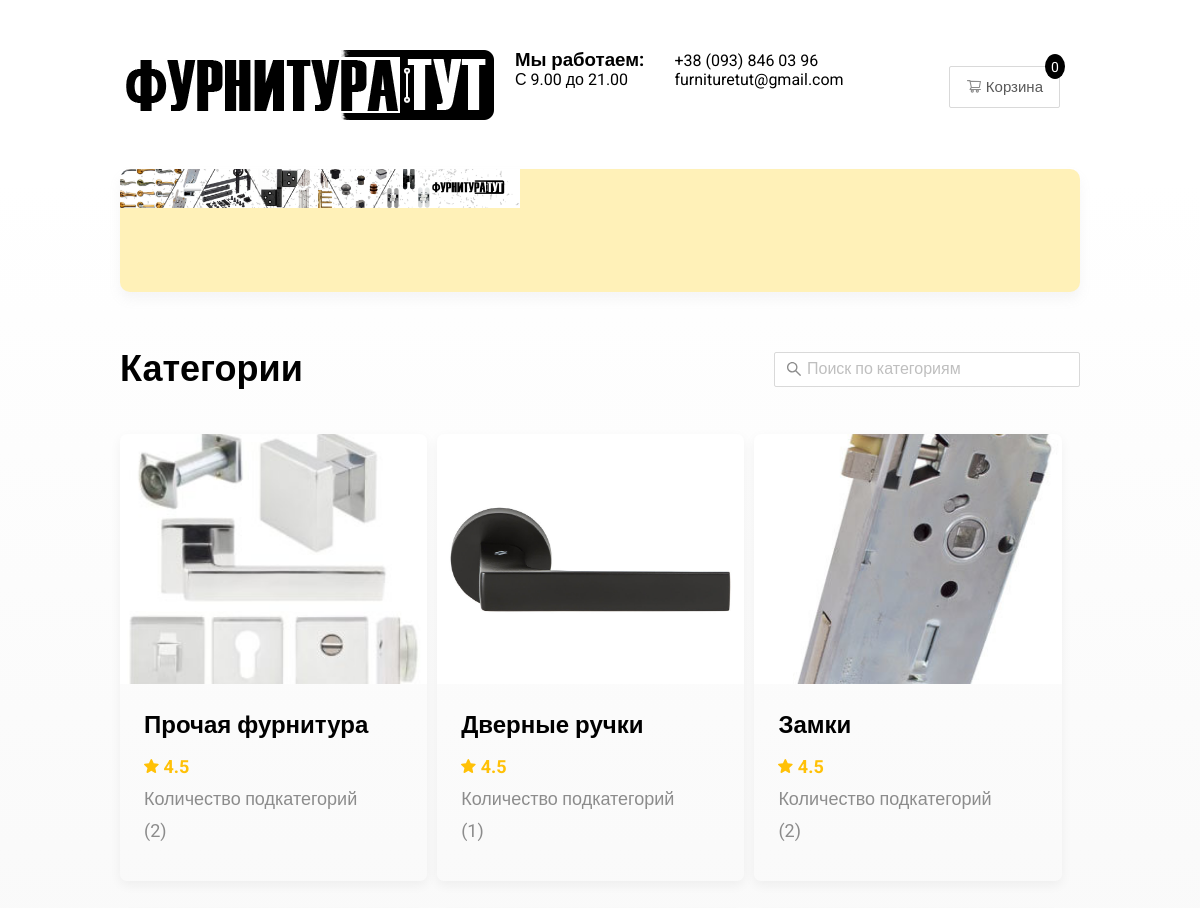
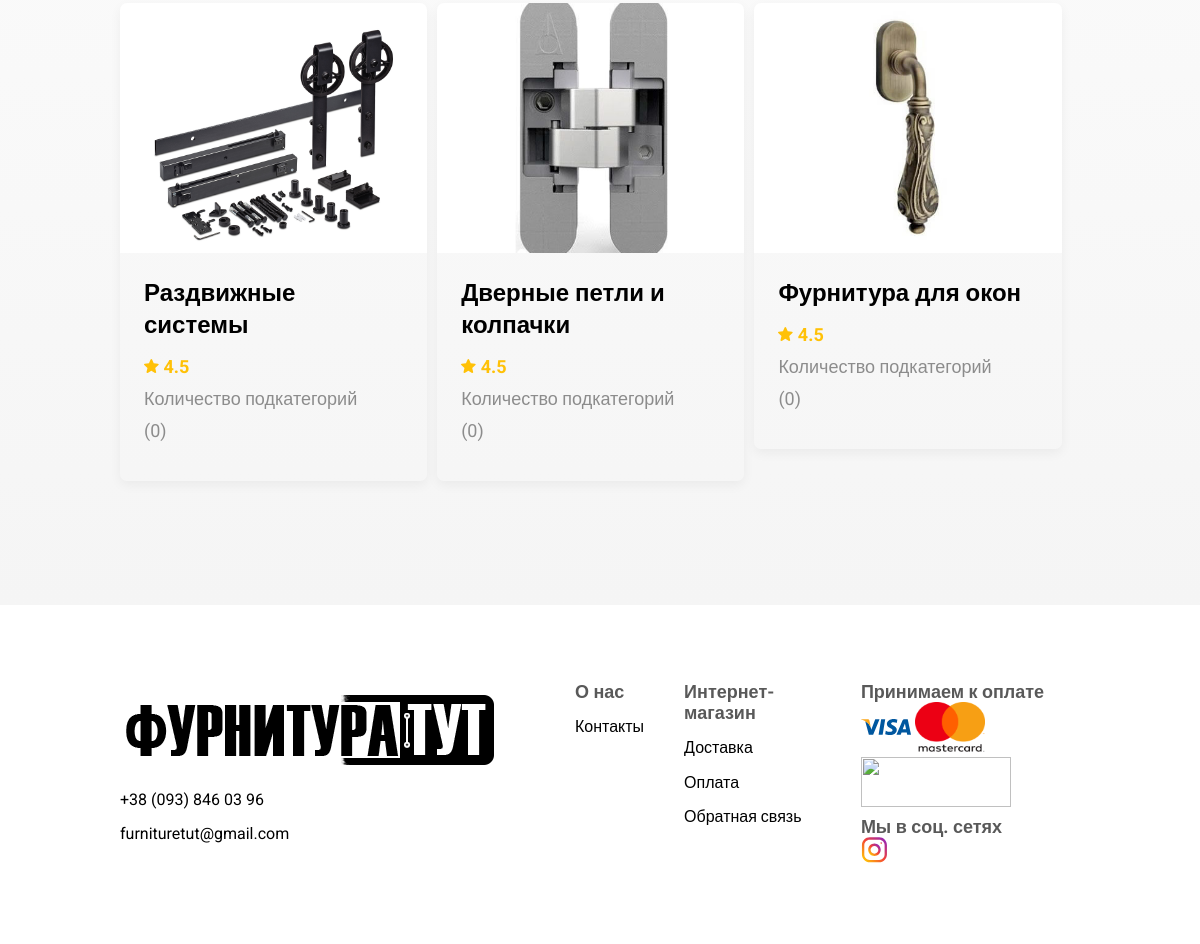
The page / on the database its author committed (2 pictures, top to bottom).
### store/models.py (models this page shows, shortened)
class Category(models.Model):
    name = models.CharField(max_length=255)
    image = models.ImageField(null=True, blank=True)
    subcategory = models.ManyToManyField(MinCategory)

### store/views.py (the view)
# urls.py: path('', category, name='store'),
def category(request):
    data = cartData(request)
    cartItems = data['cartItems']
    order = data['order']
    items = data['items']
    categories = Category.objects.all()
    context = {
        'categories': categories,
        'items': items,
        'order': order,
        'cartItems': cartItems,
    }
    return render(request, 'store/category.html', context)

### store/utils.py (called while the page is built, shortened)
def cookieCart(request):
    try:
        cart = json.loads(request.COOKIES['cart'])
    except:
        cart = {}
    items = []
    order = {'get_cart_total': 0, 'get_cart_items': 0, 'shipping': False}
    cartItems = order['get_cart_items']
    return {'cartItems': cartItems, 'order': order, 'items': items}

def cartData(request):
    if request.user.is_authenticated:
        customer = request.user.customer
        order, created = Order.objects.get_or_create(customer=customer, complete=False)
        items = order.orderitem_set.all()
        cartItems = order.get_cart_items
    else:
        cookieData = cookieCart(request)
        cartItems = cookieData['cartItems']
        order = cookieData['order']
        items = cookieData['items']
    return {'cartItems': cartItems, 'order': order, 'items': items}

### store/templates/store/category.html (shortened to what this page needs)
{% extends 'store/store.html' %}
{% load static %}
{% block content %}
<main class="main">
    <section class="promo">
        <div class="container">
            <div class="promo__wrapper">
            </div>
        </div>
    </section>
    <section class="restaurants">
        <div class="container">
            <div class="restaurants__inner">
                <h1 class="restaurants__title">Категории</h1>
                <form action="{% url 'searchCategory' %}" method="POST" class="restaurants__form">
                    <input type="search" class="restaurants__form-input" placeholder="Поиск по категориям" name="search_form">
                </form>
            </div>
            <div class="cards">
                {% for category in categories %}
                <div style="margin-right: 10px;" class="cards__item" data-wow-delay='0.2s'>
                    <div class="cards__item-img">
                      <a href="{% url 'subcategory' category.id %}">
                          {% if category.image %}
                            <img src="{{ category.image.url }}" alt="Pizza +">
                          {% endif %}
                      </a>
                    </div>
                    <div class="cards__item-wrapper">
                        <div class="cards__item-header">
                            <div class="item__header-name">
                                <a href="{% url 'subcategory' category.id %}" class="item__header-link">{{ category.name }}</a>
                            </div>
                        </div>
                        <div class="cards__item-info">
                            <div class="item__info-rating">
                                <img src="{% static 'image/star.svg' %}" alt="star">
                                4.5
                            </div>
                                <div class="item__info-price">Количество подкатегорий ({{category.subcategory.count}})</div>
                        </div>
                    </div>
                </div>
                {% endfor %}
            </div>
        </div>
    </section>
</main>
{% endblock content %}

### store/templates/store/store.html (shortened to what this page needs)
<!DOCTYPE html>
{% load static %}
<html lang="en">
<head>
    <link rel="stylesheet" href="{% static 'css/style.css' %}">
    <link rel="stylesheet" href="{% static 'css/media.css' %}">
    <link rel="stylesheet" href="{% static 'css/animate.css' %}">
    <link rel="stylesheet" href="{% static 'css/normalize.css' %}">
</head>
<body id="body">
    {% include 'store/include/header.html' %}
    {% block content %}
    {% endblock content %}
    {% include 'store/include/footer.html' %}
</body>
</html>

### store/templates/store/include/header.html
{% load static %}
<header class="header">
    <div class="container">
        <div class="header__inner">
            <div class="header__logo">
                <a href="{% url 'store' %}">
                <img src="{% static 'image/logo.png' %}" alt="Logo">
                </a>
                <div style="margin-left: 15px;" class="header__logo__under">
                    <h3>Мы работаем:</h3>
                    <p>С 9.00 до 21.00</p>
                </div>
                <div style="margin-left: 30px" class="header__logo__under__left">
                    <p style="padding: 0; margin: 0; margin-top: 5%;" id="telephone">+38 (093) 846 03 96</p>
                    <p style="padding: 0; margin: 0;" id="telephone">furnituretut@gmail.com</p>
                </div>
            </div>
            <div class="header__user">
                <button type="button" id="cart-button" class="button button--cart">Корзина</button>
                <p style="display: flex; justify-content: center; align-items: center;
                position: relative;z-index: 1; right: 15px; top: -20px;" id="cart-total">{{ cartItems }}</p>
            </div>
        </div>
    </div>
</header>

### store/templates/store/include/footer.html
{% load static %}
<footer class="footer">
    <div class="container">
      <div class="footer__inner">
            <div class="footer__left-side">
                <div class="footer__logo">
                    <a style="display: block;" href="{% url 'store' %}">
                        <img src="{% static 'image/logo.png' %}" alt="">
                    </a>
                    <p id="telephone">+38 (093) 846 03 96</p>
                    <p id="telephone">furnituretut@gmail.com</p>
                </div>
                <div class="footer__help">
                    <div class="footer__left">
                        <ul>
                            <li><h4 style="text-decoration: none;" class="footer__help-link">О нас</h4></li>
                            <li><p><a href="{% url 'contact_info' %}" style="text-decoration: none; color: black;">Контакты</a></p></li>
                        </ul>
                    </div>
                    <div class="footer__center">
                        <ul>
                            <li><h4 style="text-decoration: none;" class="footer__help-link">Интернет-магазин</h4></li>
                            <li><p><a href="{% url 'delivery_info' %}" style="text-decoration: none; color: black;">Доставка</a></p></li>
                            <li><p><a href="{% url 'oplata_info' %}" style="text-decoration: none; color: black;">Оплата</a></p></li>
                            <li><p><a href="{% url 'feedback_info' %}" style="text-decoration: none; color: black;">Обратная связь</a></p></li>
                        </ul>
                    </div>
                    <div class="footer__right">
                        <ul>
                            <li><h4 style="text-decoration: none;" class="footer__help-link">Принимаем к оплате</h4></li>
                            <img style="padding: 0; margin: 0;" width="50px" height="50px" class="footer__social" src="{% static 'image/visa.svg' %}" alt="">
                            <img style="padding: 0; margin: 0;" width="70px" height="50px" class="footer__social" src="{% static 'image/mastercard.png' %}" alt="">
                            <img style="padding: 0; margin: 0;" width="150px" height="50px" class="footer__social" src="{% static 'image/private24.png' %}" alt="">
                            <h4 style="text-decoration: none; margin-top: 2.5%;" class="footer__help-link">Мы в соц. сетях</h4>
                            <a style="margin: 0;" href="https://www.instagram.com/"  target="_blank" class="footer__social">
                                <img src="{% static 'image/insta.svg' %}" alt="instagram">
                            </a>
                        </ul>
                    </div>
                </div>
            </div>
        </div>
    </div>
</footer>

### store/templates/store/include/login.html (shortened to what this page needs)
{% load static %}

### store/templates/store/include/modal.html (shortened to what this page needs)
{% load static %}

### static/css/media.css (style rules this page uses)
@media (max-width: 1200px) { .container { max-width: 960px; } }
@media (max-width: 1200px) { .promo__wrapper { background-size: 400px; } }
@media (max-width: 1200px) { .cards__item { flex-basis: 32%; width: 0; max-width: none; } }
@media (max-width: 1200px) { .cards__item-img img { max-width: 100%; } }

### rows shown on the page
Category: image (picture), name "Прочая фурнитура", subcategory.count "2"
Category: image (picture), name "Дверные ручки", subcategory.count "1"
Category: image (picture), name "Замки", subcategory.count "2"
Category: image (picture), name "Раздвижные системы", subcategory.count "0"
Category: image (picture), name "Дверные петли и колпачки", subcategory.count "0"
Category: image (picture), name "Фурнитура для окон", subcategory.count "0"

### other values the page prints
{{ cartItems }} "0"
